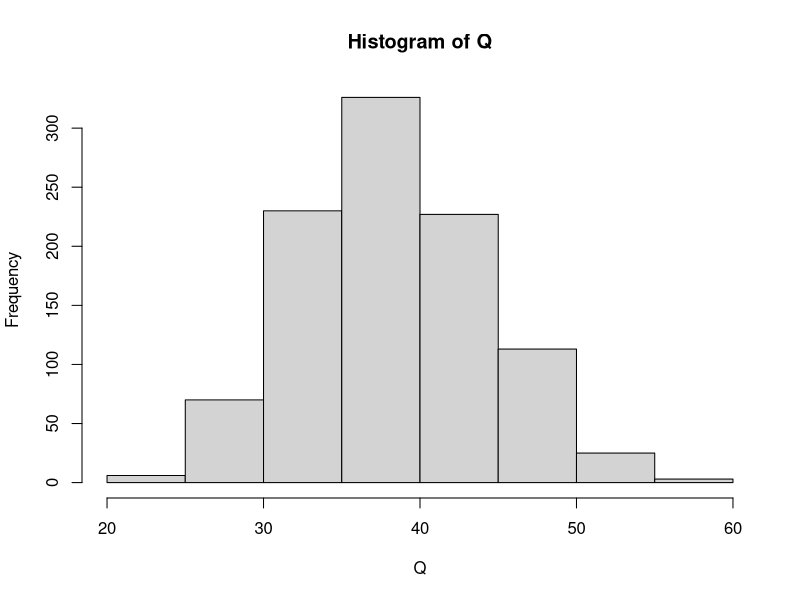

The R script that drew this image:
## ---- chunk 1
library(tidyverse)
theme_set(theme_minimal(base_size = 16))
knitr::opts_chunk$set(comment=NA, fig.width=7, fig.height=5, 
                      fig.align = 'center', out.width = 600,
                      message=FALSE, warning=FALSE, echo=TRUE)
set.seed(42)
## ---- chunk 2
x <- 1:20

sample(x, size = 1)

sample(x, size = 1)

sample(x, size = 100, replace = TRUE)
## ---- chunk 3
sample(LETTERS, size = 5, replace = TRUE)
## ---- chunk 4
draw_n_letters <- function(num_letters = 5){
  sample(LETTERS, size = num_letters, replace = TRUE)
}

draw_n_letters(num_letters = 10)

count_Q <- function(num_letters = 5){
  sample_letters <- LETTERS %>% 
    sample(size = num_letters, replace = TRUE)
  
  length(sample_letters[sample_letters == 'Q'])
}

count_Q(100)
## ---- chunk 5
replicate(5, draw_n_letters(10))
## ---- chunk 6
Q <- replicate(1000, count_Q(1000))

hist(Q)
